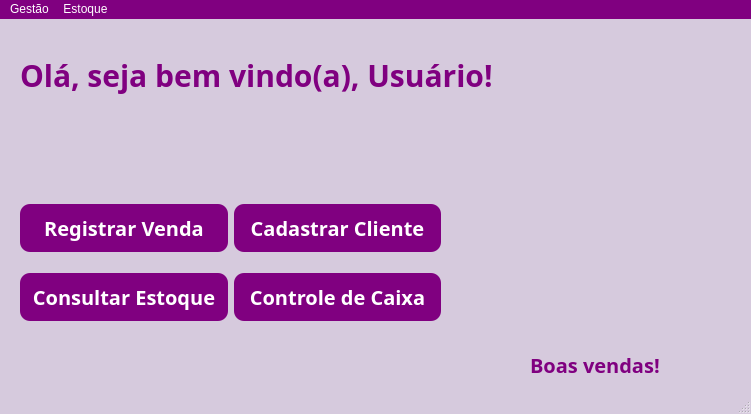
<?xml version="1.0" encoding="UTF-8"?>
<ui version="4.0">
 <class>JanelaPrincipal</class>
 <widget class="QMainWindow" name="JanelaPrincipal">
  <property name="geometry">
   <rect>
    <x>0</x>
    <y>0</y>
    <width>751</width>
    <height>414</height>
   </rect>
  </property>
  <property name="windowTitle">
   <string>MainWindow</string>
  </property>
  <property name="styleSheet">
   <string notr="true">#JanelaPrincipal {

background: #d6cadd;

}</string>
  </property>
  <widget class="QWidget" name="centralwidget">
   <property name="styleSheet">
    <string notr="true">#centralwidget {
background: #d6cadd;
}</string>
   </property>
   <widget class="QLabel" name="label">
    <property name="geometry">
     <rect>
      <x>450</x>
      <y>70</y>
      <width>281</width>
      <height>271</height>
     </rect>
    </property>
    <property name="text">
     <string/>
    </property>
    <property name="pixmap">
     <pixmap resource="resources.qrc">:/imgs/shop.png</pixmap>
    </property>
    <property name="scaledContents">
     <bool>true</bool>
    </property>
   </widget>
   <widget class="QLabel" name="label_2">
    <property name="geometry">
     <rect>
      <x>20</x>
      <y>10</y>
      <width>701</width>
      <height>91</height>
     </rect>
    </property>
    <property name="font">
     <font>
      <family>Zabal DEMO Black</family>
      <pointsize>-1</pointsize>
      <bold>true</bold>
     </font>
    </property>
    <property name="styleSheet">
     <string notr="true">color: #800080;
font-size: 30px;</string>
    </property>
    <property name="text">
     <string>Olá, seja bem vindo(a), Usuário!</string>
    </property>
   </widget>
   <widget class="QLabel" name="label_3">
    <property name="geometry">
     <rect>
      <x>530</x>
      <y>320</y>
      <width>131</width>
      <height>51</height>
     </rect>
    </property>
    <property name="font">
     <font>
      <family>Zabal DEMO Black</family>
      <pointsize>-1</pointsize>
      <bold>true</bold>
     </font>
    </property>
    <property name="styleSheet">
     <string notr="true">color: #800080;
font-size: 20px;</string>
    </property>
    <property name="text">
     <string>Boas vendas!</string>
    </property>
   </widget>
   <widget class="QWidget" name="">
    <property name="geometry">
     <rect>
      <x>20</x>
      <y>170</y>
      <width>421</width>
      <height>149</height>
     </rect>
    </property>
    <layout class="QGridLayout" name="gridLayout">
     <item row="2" column="0">
      <widget class="QPushButton" name="btn_consultar_estoque">
       <property name="font">
        <font>
         <family>Zabal DEMO Black</family>
         <pointsize>-1</pointsize>
         <italic>false</italic>
         <bold>true</bold>
        </font>
       </property>
       <property name="cursor">
        <cursorShape>PointingHandCursor</cursorShape>
       </property>
       <property name="styleSheet">
        <string notr="true">background-color:  #800080;
border-radius: 10px;
border: none;
font: 900 9pt &quot;Zabal DEMO Black&quot;;
color: #fff;
font-size: 20px;
padding-top: 10px;
padding-bottom: 10px;
</string>
       </property>
       <property name="text">
        <string>Consultar Estoque</string>
       </property>
      </widget>
     </item>
     <item row="0" column="1">
      <widget class="QPushButton" name="btn_cadastrar_cliente">
       <property name="font">
        <font>
         <family>Zabal DEMO Black</family>
         <pointsize>-1</pointsize>
         <italic>false</italic>
         <bold>true</bold>
        </font>
       </property>
       <property name="cursor">
        <cursorShape>PointingHandCursor</cursorShape>
       </property>
       <property name="styleSheet">
        <string notr="true">background-color:  #800080;
border-radius: 10px;
border: none;
font: 900 9pt &quot;Zabal DEMO Black&quot;;
color: #fff;
font-size: 20px;
padding-top: 10px;
padding-bottom: 10px;
</string>
       </property>
       <property name="text">
        <string>Cadastrar Cliente</string>
       </property>
      </widget>
     </item>
     <item row="0" column="0">
      <widget class="QPushButton" name="btn_registrar_venda">
       <property name="font">
        <font>
         <family>Zabal DEMO Black</family>
         <pointsize>-1</pointsize>
         <italic>false</italic>
         <bold>true</bold>
        </font>
       </property>
       <property name="cursor">
        <cursorShape>PointingHandCursor</cursorShape>
       </property>
       <property name="styleSheet">
        <string notr="true">background-color:  #800080;
border-radius: 10px;
border: none;
font: 900 9pt &quot;Zabal DEMO Black&quot;;
color: #fff;
font-size: 20px;
padding-top: 10px;
padding-bottom: 10px;
</string>
       </property>
       <property name="text">
        <string>Registrar Venda</string>
       </property>
      </widget>
     </item>
     <item row="2" column="1">
      <widget class="QPushButton" name="btn_controle_de_caixa">
       <property name="font">
        <font>
         <family>Zabal DEMO Black</family>
         <pointsize>-1</pointsize>
         <italic>false</italic>
         <bold>true</bold>
        </font>
       </property>
       <property name="cursor">
        <cursorShape>PointingHandCursor</cursorShape>
       </property>
       <property name="styleSheet">
        <string notr="true">background-color:  #800080;
border-radius: 10px;
border: none;
font: 900 9pt &quot;Zabal DEMO Black&quot;;
color: #fff;
font-size: 20px;
padding-top: 10px;
padding-bottom: 10px;
</string>
       </property>
       <property name="text">
        <string>Controle de Caixa</string>
       </property>
      </widget>
     </item>
    </layout>
   </widget>
  </widget>
  <widget class="QMenuBar" name="menubar">
   <property name="geometry">
    <rect>
     <x>0</x>
     <y>0</y>
     <width>751</width>
     <height>20</height>
    </rect>
   </property>
   <property name="styleSheet">
    <string notr="true">#menubar {
background-color: #800080;
color: #fff;
	font: 900 9pt &quot;Zabal DEMO Black&quot;;
}</string>
   </property>
   <widget class="QMenu" name="menuGest_o">
    <property name="title">
     <string>Gestão</string>
    </property>
    <addaction name="separator"/>
    <addaction name="actionFuncion_rios"/>
   </widget>
   <widget class="QMenu" name="menuEstoque">
    <property name="title">
     <string>Estoque</string>
    </property>
    <addaction name="separator"/>
    <addaction name="actionGerenciar_estoque"/>
    <addaction name="actionConsultar_Estoque"/>
   </widget>
   <addaction name="menuGest_o"/>
   <addaction name="menuEstoque"/>
  </widget>
  <widget class="QStatusBar" name="statusbar"/>
  <action name="actionFuncion_rios">
   <property name="text">
    <string>Funcionários</string>
   </property>
  </action>
  <action name="actionConsultar_Estoque">
   <property name="text">
    <string>Consultar estoque</string>
   </property>
  </action>
  <action name="actionGerenciar_estoque">
   <property name="text">
    <string>Gerenciar estoque</string>
   </property>
  </action>
 </widget>
 <resources>
  <include location="resources.qrc"/>
 </resources>
 <connections/>
</ui>
